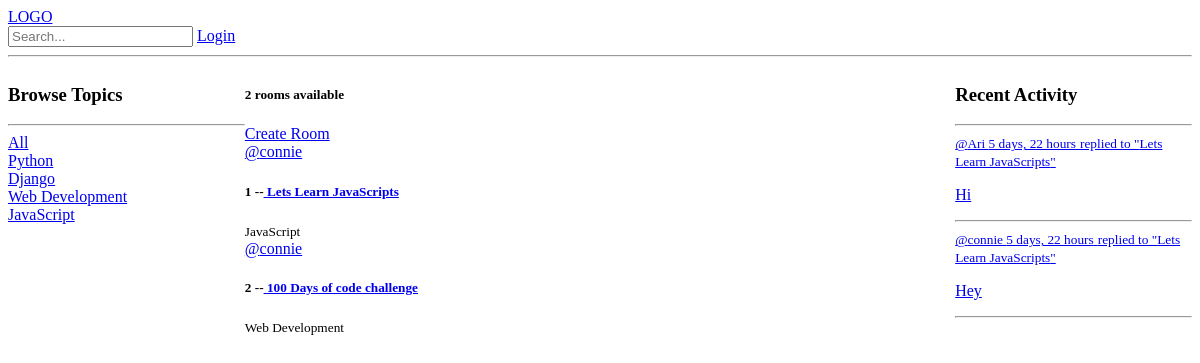
/, run on an earlier commit of the app's database.
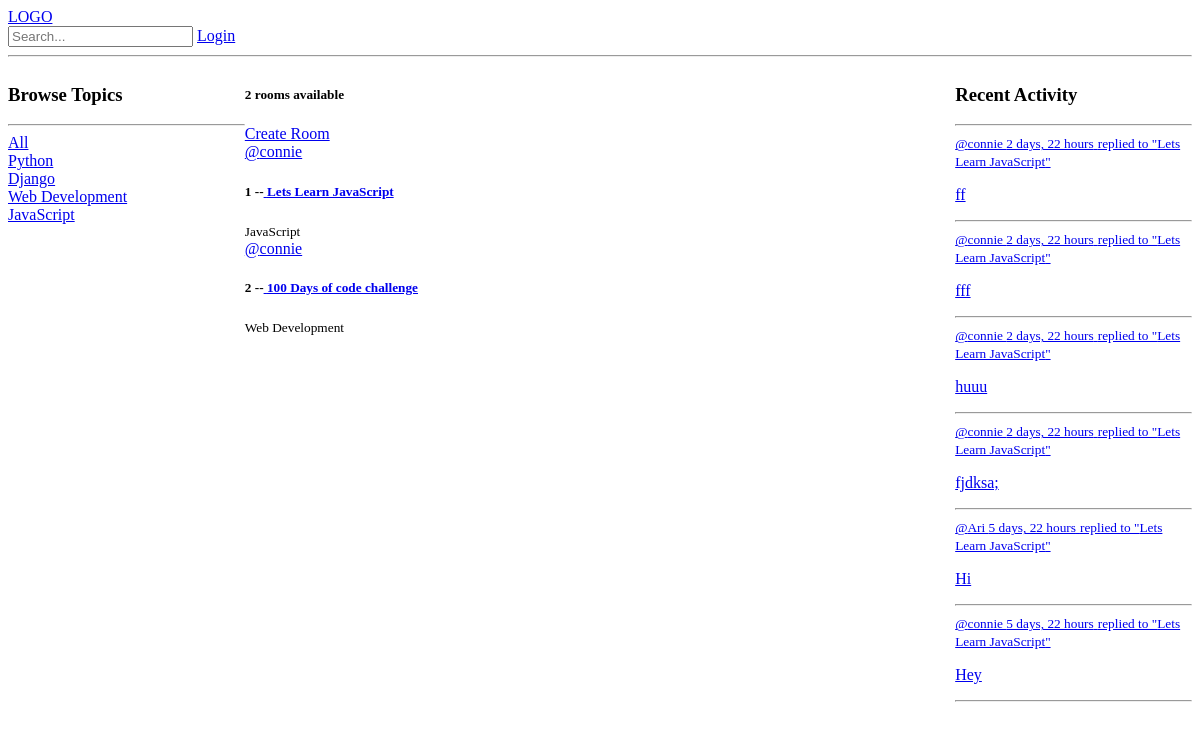
And on a later commit of the database.
### base/models.py (models this page shows, shortened)
class Topic(models.Model):
    name = models.CharField(max_length=200)

class Room(models.Model):
    host = models.ForeignKey(User, on_delete=models.SET_NULL, null=True)
    topic = models.ForeignKey(Topic, on_delete=models.SET_NULL, null=True)
    name = models.CharField(max_length=200)
    description = models.TextField(null=True, blank=True)
    participants = models.ManyToManyField(
        User, related_name='participants', blank=True)
    updated = models.DateTimeField(auto_now=True)
    created = models.DateTimeField(auto_now_add=True)
    class Meta:
        ordering = ['-updated', '-created']
    def __str__(self):
        return self.name

class Message(models.Model):
    user = models.ForeignKey(User, on_delete=models.CASCADE)
    room = models.ForeignKey(Room, on_delete=models.CASCADE)
    body = models.TextField()
    updated = models.DateTimeField(auto_now=True)
    created = models.DateTimeField(auto_now_add=True)
    class Meta:
        ordering = ['-updated', '-created']

### base/views.py (the view)
# urls.py: path('', views.home, name="home"),
def home(request):
    q = request.GET.get('q') if request.GET.get('q') != None else ''
    rooms = Room.objects.filter(
        Q(topic__name__icontains=q) |
        Q(name__icontains = q) |
        Q(description__icontains = q)
    )
    topics = Topic.objects.all()
    room_count = rooms.count()
    room_messages = Message.objects.filter(Q(room__topic__name__icontains=q))
    context = {
        'rooms': rooms, 'topics': topics, 'room_count': room_count, 'room_messages': room_messages
    }
    return render(request, 'base/home.html', context)

### base/templates/base/home.html (shortened to what this page needs)
{%extends 'main.html'%}
{%block content%}
<div class = "home-container">
    <div>
        {%include 'base/topics_component.html'%}
    </div>
    <div>
        <h5>{{room_count}} rooms available</h5>
        <a href="{%url 'create-room' %}">Create Room</a>
        {%include 'base/feed_component.html'%}
    </div>
    <div>
        {% include 'base/activity_component.html'%}
    </div>
</div>
{%endblock content%}

### base/templates/base/topics_component.html
<h3>Browse Topics</h3>
        <hr>
        <div><a href="{%url 'home'%}">All</a></div>
        {%for topic in topics%}
        <div><a href="{%url 'home'%}?q = {{topic.name}}">{{topic.name}}</a></div>
        {%endfor%}

### base/templates/base/feed_component.html (shortened to what this page needs)
<div>
    {% for room in rooms%}
    <div>
        <a href="{% url 'user-profile' room.host.id %}">@{{room.host.username}}</a>
        <h5>{{room.id}} --<a href = "{%url 'room' room.id%}"> {{room.name}}</a></h5>
        <small>{{room.topic.name}}</small>
    </div>
    {%endfor%}
</div>

### base/templates/base/activity_component.html (shortened to what this page needs)
<h3>Recent Activity</h3>
        <hr>
        {%for message in room_messages %}
        <div>
            <small><a href = "{% url 'user-profile' message.user.id %}">@{{message.user}} {{message.created |timesince}}</small>
            <small>replied to "{{message.room}}"</small>
            <p>{{message.body}}</p>
            <hr>
        </div>
        {%endfor%}

What changed in the data, as far as the page shows it:
changed Room "JavaScript": name "Lets Learn JavaScripts" → "Lets Learn JavaScript"
added Message: user "connie", created "2 days, 22 hours", room "Lets Learn JavaScript", body "ff"
added Message: user "connie", created "2 days, 22 hours", room "Lets Learn JavaScript", body "fff"
added Message: user "connie", created "2 days, 22 hours", room "Lets Learn JavaScript", body "huuu"
added Message: user "connie", created "2 days, 22 hours", room "Lets Learn JavaScript", body "fjdksa;"
changed through a linked row, Message "Hi": room "Lets Learn JavaScripts" → "Lets Learn JavaScript"
changed through a linked row, Message "Hey": room "Lets Learn JavaScripts" → "Lets Learn JavaScript"
